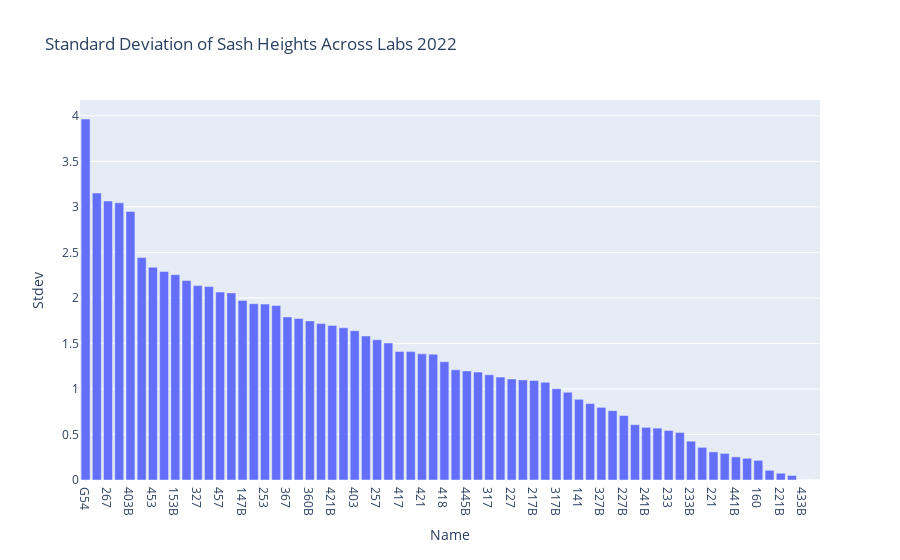
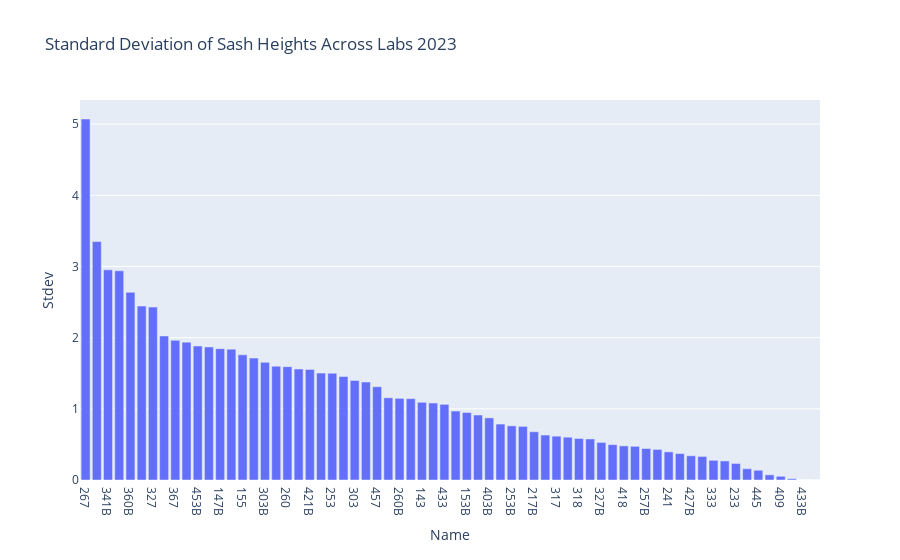

These figures' notebook cell, in order:
### Code cell
ndf_sorted_stdev_22 = ndf_22.sort_values(by="Stdev", ascending=False)
fig = px.bar(ndf_sorted_stdev_22, x = "Name", y = "Stdev",title="Standard Deviation of Sash Heights Across Labs 2022")
#fig.write_image("C:\\Users\\Rob\\Desktop\\ESW\\Fume\\energy_across_labs.png",scale=4)
fig.show()

ndf_sorted_stdev_23 = ndf_23.sort_values(by="Stdev", ascending=False)
fig = px.bar(ndf_sorted_stdev_23, x = "Name", y = "Stdev",title="Standard Deviation of Sash Heights Across Labs 2023")
#fig.write_image("C:\\Users\\Rob\\Desktop\\ESW\\Fume\\energy_across_labs.png",scale=4)
fig.show()

### Figure 1 — Plotly figure (JSON) as saved in the notebook; plotly's stock layout.template omitted (floating-point values rounded to 4 significant figures)
{"data": [{"alignmentgroup": "True", "hovertemplate": "Name=%{x}<br>Stdev=%{y}<extra></extra>", "legendgroup": "", "marker": {"color": "#636efa", "pattern": {"shape": ""}}, "name": "", "offsetgroup": "", "orientation": "v", "showlegend": false, "textposition": "auto", "type": "bar", "x": ["G54", "409", "267", "267B", "403B", "309B", "453", "309", "153B", "433", "327", "445", "457", "457B", "147B", "341", "253", "260", "367", "155", "360B", "453B", "421B", "303", "403", "253B", "257", "153", "417", "303B", "421", "260B", "418", "143", "445B", "441", "317", "360", "227", "341B", "217B", "321B", "317B", "333B", "141", "241", "327B", "257B", "227B", "321", "241B", "367B", "233", "409B", "233B", "427B", "221", "333", "441B", "417B", "160", "345", "221B", "318", "433B", "345B"], "xaxis": "x", "y": [3.964, 3.152, 3.064, 3.044, 2.949, 2.442, 2.337, 2.29, 2.254, 2.19, 2.135, 2.125, 2.064, 2.055, 1.972, 1.936, 1.932, 1.916, 1.791, 1.774, 1.747, 1.718, 1.698, 1.672, 1.64, 1.582, 1.54, 1.505, 1.412, 1.41, 1.385, 1.381, 1.299, 1.21, 1.198, 1.185, 1.155, 1.13, 1.109, 1.1, 1.094, 1.073, 1.003, 0.9628, 0.8862, 0.8396, 0.7975, 0.7613, 0.7076, 0.6073, 0.5782, 0.5698, 0.5439, 0.5211, 0.4262, 0.3587, 0.3088, 0.2919, 0.2539, 0.2385, 0.2154, 0.1063, 0.07445, 0.04996, 0, 0], "yaxis": "y"}], "layout": {"barmode": "relative", "legend": {"tracegroupgap": 0}, "title": {"text": "Standard Deviation of Sash Heights Across Labs 2022"}, "xaxis": {"anchor": "y", "domain": [0, 1], "title": {"text": "Name"}}, "yaxis": {"anchor": "x", "domain": [0, 1], "title": {"text": "Stdev"}}}}

### Figure 2 — Plotly figure (JSON) as saved in the notebook; plotly's stock layout.template omitted (floating-point values rounded to 4 significant figures)
{"data": [{"alignmentgroup": "True", "hovertemplate": "Name=%{x}<br>Stdev=%{y}<extra></extra>", "legendgroup": "", "marker": {"color": "#636efa", "pattern": {"shape": ""}}, "name": "", "offsetgroup": "", "orientation": "v", "showlegend": false, "textposition": "auto", "type": "bar", "x": ["267", "G54", "341B", "309B", "360B", "309", "327", "341", "367", "267B", "453B", "457B", "147B", "453", "155", "409B", "303B", "360", "260", "257", "421B", "153", "253", "441", "303", "403", "457", "441B", "260B", "421", "143", "417", "433", "233B", "153B", "321", "403B", "141", "253B", "333B", "217B", "321B", "317", "367B", "318", "227", "327B", "241B", "418", "345", "257B", "221B", "241", "317B", "427B", "445B", "333", "227B", "233", "417B", "445", "221", "409", "160", "433B", "345B"], "xaxis": "x", "y": [5.072, 3.35, 2.952, 2.939, 2.636, 2.443, 2.429, 2.024, 1.963, 1.937, 1.883, 1.87, 1.845, 1.838, 1.759, 1.712, 1.653, 1.599, 1.593, 1.559, 1.554, 1.502, 1.5, 1.453, 1.399, 1.376, 1.31, 1.155, 1.147, 1.143, 1.092, 1.082, 1.063, 0.9691, 0.9478, 0.9129, 0.8727, 0.7858, 0.7608, 0.7535, 0.6774, 0.6318, 0.6158, 0.6015, 0.5831, 0.5767, 0.5279, 0.4968, 0.4796, 0.4731, 0.4424, 0.4298, 0.3949, 0.3714, 0.3399, 0.3312, 0.2762, 0.2678, 0.2323, 0.1585, 0.1369, 0.07264, 0.05213, 0.01777, 0, 0], "yaxis": "y"}], "layout": {"barmode": "relative", "legend": {"tracegroupgap": 0}, "title": {"text": "Standard Deviation of Sash Heights Across Labs 2023"}, "xaxis": {"anchor": "y", "domain": [0, 1], "title": {"text": "Name"}}, "yaxis": {"anchor": "x", "domain": [0, 1], "title": {"text": "Stdev"}}}}
